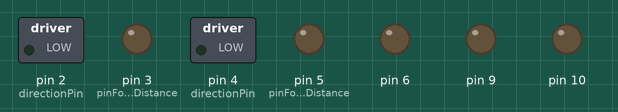
Simulated run of this sketch. Board: Arduino Uno, built with avr-gcc and run on an emulated ATmega328P. Shown: switched loads named in the sketch (green lamp = pin HIGH), output pins drawn as LEDs (lit = HIGH). Storage starts empty.

Above: at 0.1 s.
At 7.3 s:
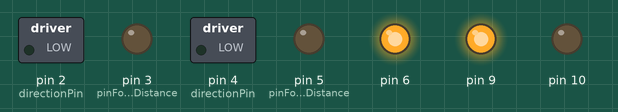
At 9.6 s:
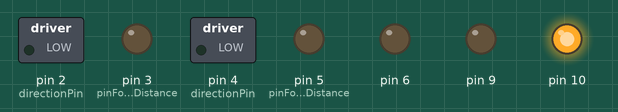
Timing chart, 0 to 13.3 s (numbered marks = the images above):
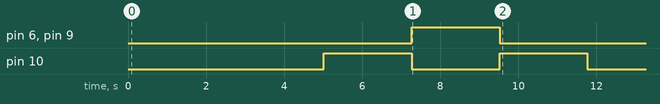

Measured:
- by itself, pin 6, pin 9: LOW → HIGH at 7.3 s, → LOW 2.3 s later
- by itself, pin 10: alternates HIGH for 2.3 s and LOW for 2.3 s, 4 changes in all, then stays LOW

The sketch:

29FixActuator.ino
```cpp
#include <SPI.h>
#include <SD.h>


//////////////////////////////////////////////////////////////////////////////////////////////////////////////
//                           GLOBAL CONSTANTS
//////////////////////////////////////////////////////////////////////////////////////////////////////////////


// Put them in functions
const float STEPS_IN_ONE_MM = 639.4604;

// TODO:

     // CONNECT every scrue with a stripe - so there is no way it getting lose or disconnected

            // !!!
     //1. ADD check for x length
     //1. ADD check to run XY only if brush is up
     //1. ADD check if X or Y is 0 for simontanious run
     //1. Add case if  x distance / y is one
     //1. Chant long to int where it is possible to save memory


     // 1. Priority: Function that moves to any direction on board both axes at the same time
     // 1. Function that calculates parameters to run to a particular location from the current point
     // 1. Function that convert image code to instructions
     // 1. Add steps for update

     // LATER:
     // 1. Later function that reads from image

//////////////////////////////////////////////////////////////////////////////////////////////////////////////
//                           GLOBAL VARIABLES
//////////////////////////////////////////////////////////////////////////////////////////////////////////////

bool stop = false;
int currentX = 0;
int currentY = 0;

//int currentX = 400;
//int currentY = 400;

int currentColor = -1;
int countTillNextDefault = 0;
void setup() {

  Serial.begin(9600);

  // first stepper
  pinMode(2, OUTPUT);
  pinMode(3, OUTPUT);

  // second stepper
  pinMode(4, OUTPUT);
  pinMode(5, OUTPUT);

  // initialize actuator
  pinMode(6, OUTPUT);
  pinMode(10, OUTPUT);
  pinMode(9, OUTPUT);

  SD.begin(8);
}

void loop() {
if(stop){return;}


delay(5000);


moveBrush(2250,"UP");
moveBrush(2250,"DOWN");
moveBrush(2250,"UP");


stop = true;
return;


singleMethodTomoveBrushToXYLocation(0,0);

//moveBrush(500,"UP");
moveBrush(2250,"UP");


//moveBrush(500,"DOWN");

//singleMethodTomoveBrushToXYLocation(40,32);


bool fileProcessed = processFile();


Serial.println("FILE PROCESSED SUCCESSFULLY :");
//Serial.print(fileProcessed);
Serial.println("");

singleMethodTomoveBrushToXYLocation(0,0);

stop = true;
}


//////////////////////////////////////////////////////////////////////////////////////////////////////////////
//
//
//                PLACE FOR ALL THE UTIL METHODS
//
//
//////////////////////////////////////////////////////////////////////////////////////////////////////////////


bool processFile(){

 String fileName = "image.txt";
 File myFile = SD.open(fileName);
 Serial.println("BEFORE OPENING FILE");
  if (myFile) {
    Serial.println("open : "+fileName);
    // read from the file until there's nothing else in it:
    while (myFile.available()) {
      String line = readLine(myFile);
      Serial.println(line);
      processAndDraw(line);
    }
    // close the file:
    myFile.close();
  } else {
    return false;
    // if the file didn't open, print an error:
    Serial.println("error opening :"+fileName);
  }

  return true;
}

void singleMethodTomoveBrushToXYLocation(int newXCoordinate,int newYCoordinate){

  // Delay to prevent sudden move
  delayMicroseconds(100);

  long xDifference = newXCoordinate-currentX;
  long yDifference = newYCoordinate-currentY;

  // Check if there is no need for movement
  if(xDifference == 0 && yDifference == 0){
    return;
  }

  // Set directions
  if(xDifference>0){digitalWrite(2,HIGH);}
  else{digitalWrite(2,LOW);}
  if(yDifference>0){digitalWrite(4,HIGH);}
  else{digitalWrite(4,LOW);}


  // TODO : Add check if only one stepper needs to run


  // Get number of steps
  float xSteps = abs(xDifference)*STEPS_IN_ONE_MM;
  float ySteps = abs(yDifference)*STEPS_IN_ONE_MM;

  long totalSteps = max(xSteps,ySteps);

  float incrementForShorterDistance;
  int pinForLongerDistance;
  int pinForShorterDistance;

  if(xSteps != 0 && ySteps == 0){
         incrementForShorterDistance = totalSteps;
         pinForLongerDistance = 3;
         pinForShorterDistance = 5;
  } else if(ySteps != 0 && xSteps == 0){
         incrementForShorterDistance = totalSteps;
         pinForLongerDistance = 5;
         pinForShorterDistance = 3;
  } else if(xSteps>ySteps){
         incrementForShorterDistance = xSteps/ySteps;
         pinForLongerDistance = 3;
         pinForShorterDistance = 5;
  }else{
         incrementForShorterDistance = ySteps/xSteps;
         pinForLongerDistance = 5;
         pinForShorterDistance = 3;
      }

  float nextIncrement = 0;

  for (long i = 0; i < totalSteps; i++) {

    digitalWrite(pinForLongerDistance,LOW);
    digitalWrite(pinForLongerDistance,HIGH);

    if(i>nextIncrement){
    digitalWrite(pinForShorterDistance,LOW);
    digitalWrite(pinForShorterDistance,HIGH);
    nextIncrement+=incrementForShorterDistance;
    }

   delayMicroseconds(100);
  }

  currentX = newXCoordinate;
  currentY = newYCoordinate;
}


//////////////////////////////////////////////////////////////////////////////////////////////////////////////

void dipToColor(short colorNumber){

int paintDip = 2250;
int upPaintDip = 2400;

int colorRow1 = 315;
int colorRow2 = 360;
int colorRow3 = 400;
int colorRow4 = 445;

int colorColumn1 = 60;
int colorColumn2 = 95;
int colorColumn3 = 130;
int colorColumn4 = 170;
int colorColumn5 = 205;
int colorColumn6 = 240;
int colorColumn7 = 275;
int colorColumn8 = 310;

int xCoordinate;
int yCoordinate;

if( colorNumber <= 8 ){
  xCoordinate = colorRow1;
} else if( colorNumber > 8 && colorNumber <= 16){
  xCoordinate = colorRow2;
} else if( colorNumber > 16 && colorNumber <= 24){
  xCoordinate = colorRow3;
} else if( colorNumber > 24){
  xCoordinate = colorRow4;
}

if( colorNumber == 1 || colorNumber == 9 || colorNumber == 17 || colorNumber == 25 ){
  yCoordinate = colorColumn1;
} else if( colorNumber == 2 || colorNumber == 10 || colorNumber == 18 || colorNumber == 26 ){
  yCoordinate = colorColumn2;
} else if( colorNumber == 3 || colorNumber == 11 || colorNumber == 19 || colorNumber == 27 ){
  yCoordinate = colorColumn3;
} else if( colorNumber == 4 || colorNumber == 12 || colorNumber == 20 || colorNumber == 28 ){
  yCoordinate = colorColumn4;
} else if( colorNumber == 5 || colorNumber == 13 || colorNumber == 21 || colorNumber == 29 ){
  yCoordinate = colorColumn5;
} else if( colorNumber == 6 || colorNumber == 14 || colorNumber == 22 || colorNumber == 30 ){
  yCoordinate = colorColumn6;
} else if( colorNumber == 7 || colorNumber == 15 || colorNumber == 23 || colorNumber == 31 ){
  yCoordinate = colorColumn7;
} else if( colorNumber == 8 || colorNumber == 16 || colorNumber == 24 || colorNumber == 32 ){
  yCoordinate = colorColumn8;
}

singleMethodTomoveBrushToXYLocation(xCoordinate,yCoordinate);

moveBrush(paintDip,"DOWN");
moveBrush(upPaintDip,"UP");

}

//////////////////////////////////////////////////////////////////////////////////////////////////////////////


  //            ACTIONS:

  // DEFAULT_POSITION
  // EXTEND_PAINT
  // EXTEND_CANVAS
  // EXTEND_WATER
  // BRUSH_VIBRATION
  // STABLE_BRUSH_CHANGE

void moveBrush(int time,String direction){
  if (direction.equals("UP")){
      digitalWrite(6, LOW);
        // extend the actuator
      digitalWrite(10, HIGH);
      digitalWrite(9, LOW);
  } else if (direction.equals("DOWN")){
       digitalWrite(6, HIGH);
        // retract the actuator
       digitalWrite(10, LOW);
       digitalWrite(9, HIGH);
  }

     // How long actuator should run
     delay(time);

        // Stop the actuator
    digitalWrite(10, LOW);
    digitalWrite(9, LOW);
        // needed for DOWN only
    digitalWrite(6, LOW);
}


String* split(const String &s, char delimiter, int &count) {
    count = 0; // Reset count
    int length = s.length();
    for (int i = 0; i < length; i++) {
        if (s.charAt(i) == delimiter) {
            count++;
        }
    }
    // There will be count+1 tokens
    String *tokens = new String[count + 1];
    int tokenIndex = 0;
    int startIndex = 0;

    for (int i = 0; i <= length; i++) {
        if (i == length || s.charAt(i) == delimiter) {
            tokens[tokenIndex++] = s.substring(startIndex, i);
            startIndex = i + 1;
        }
    }
    count = tokenIndex; // Update count to actual number of tokens
    return tokens;
}

void processAndDraw(const String &input) {

    if (input.startsWith("C")) {
      String numberPart = input.substring(1); // Get the part of the string after "C"
      int extractedNumber = numberPart.toInt(); // Convert that part to an integer

      // Use the extracted number as needed
       Serial.println("");
       Serial.println("Setting color to :");
       Serial.print(extractedNumber);
       Serial.print(" and dipping");
       currentColor = extractedNumber;

        dipToColor(extractedNumber);

       return;
       } else if (input.startsWith("D")){
       Serial.println("");
       Serial.println("Diping color");
       Serial.print(currentColor);

        dipToColor(currentColor);
       return;
       }


    int drawImageDip = 700;
    int upDrawImageDip = 900;
    int pairCount = 0;
    String* pairs = split(input, ',', pairCount);
    bool firstDot = true;

    for (int j = 0; j < pairCount; j++) {

        int pointCount = 0;
        String* points = split(pairs[j], '-', pointCount);

        if (pointCount != 2) continue; // Ensure we have a complete pair

        // Convert string coordinates to integers and call drawLine
        int x = points[0].toInt();
        int y = points[1].toInt();

        int xForImage = (x*2.88) + 55;
        int yForImage = (y*2.88) + 36;

        singleMethodTomoveBrushToXYLocation(xForImage,yForImage);

        Serial.print("X =");
        Serial.print(x);
        Serial.print(" Y =");
        Serial.print(y);
        Serial.print(" (");

        Serial.print(" XForImage =");
        Serial.print(xForImage);
        Serial.print(" YForImage =");
        Serial.print(yForImage);
        Serial.print(" ),");

        if(firstDot){
          Serial.println("");
          Serial.println("Brash down for the first dot. Dip =");
          Serial.print(drawImageDip);
          moveBrush(drawImageDip,"DOWN");
          firstDot=false;
          }

        delete[] points; // Clean up dynamically allocated memory
    }

    delete[] pairs; // Clean up dynamically allocated memory
    Serial.println("");
    Serial.println("MOVE BRASH UP");
    Serial.println("Free RAM: ");
    Serial.print(freeRam());
    Serial.println("");
    moveBrush(upDrawImageDip,"UP");

    countTillNextDefault++;
   if(countTillNextDefault > 1) {
       countTillNextDefault=0;
        singleMethodTomoveBrushToXYLocation(0,0);
        runStepper(1,1,"DOWN");
        runStepper(2,1,"DOWN");
    }
}

String readLine(File &file) {
    String line = "";
    while (file.available()) {
        char c = file.read(); // Read a byte from the file
        if (c == '\n') {
            break; // Stop at the end of the line
        }
        line += c; // Append the byte to the line
    }
    return line;
}


                   // METHODS FOR DEBUGGIN
//////////////////////////////////////////////////////////////////////////////////////////////////////////////
void runStepper(int stepperNumber,long steps,String direction){

  // to control direction
  //First stepper
  //digitalWrite(2,LOW);
  //Second stepper
  //digitalWrite(4,LOW);
  int directionPin;

  // To run stepper
  int controlPin;

 if (stepperNumber == 1) {
    directionPin = 2;
    controlPin = 3;
  } else if (stepperNumber == 2) {
    directionPin = 4;
    controlPin = 5;
  }

  if(direction.equals("DOWN")){ digitalWrite(directionPin,LOW); }
  else if (direction.equals("UP")){ digitalWrite(directionPin,HIGH); }

  for (long i = 0; i < steps; i++) {
    digitalWrite(controlPin,LOW);
    digitalWrite(controlPin,HIGH);
    delayMicroseconds(85);
  }
}

int freeRam() {
  extern int __heap_start, *__brkval;
  int v;
  return (int) &v - (__brkval == 0 ? (int) &__heap_start : (int) __brkval);
}

//////////////////////////////////////////////////////////////////////////////////////////////////////////////

//////////////////////////////////////////////////////////////////////////////////////////////////////////////
//
//                            DOCUMENTATION
//
//
//////////////////////////////////////////////////////////////////////////////////////////////////////////////


//                      1 step on stepper motor X and Y
// 200000 (Two handred thousand) equals 31.27 sm (312.7 mm). So 1 step equals 0.0015635 mm. 1 mm = 639.4604 steps.

//                      Picture 9 inch size (Slighly more than actual size)
//  23 sm

//                      Picture 12 inch size (Slighly more than actual size)
//  30.6 sm

//                      Image proportions : 23 X 30.6 are the same as  80 px X 106 px (1 X 1,33)

// paint brush size = 230 / 80 = 2.88

// Steps for 1 brush stroke size is 0.23/0.00015635 = 1471 steps (for 100 px X 133 px image)

// all the steps in the program and on board coordinates will be in millimetors and will be converted to steps internally.
```
